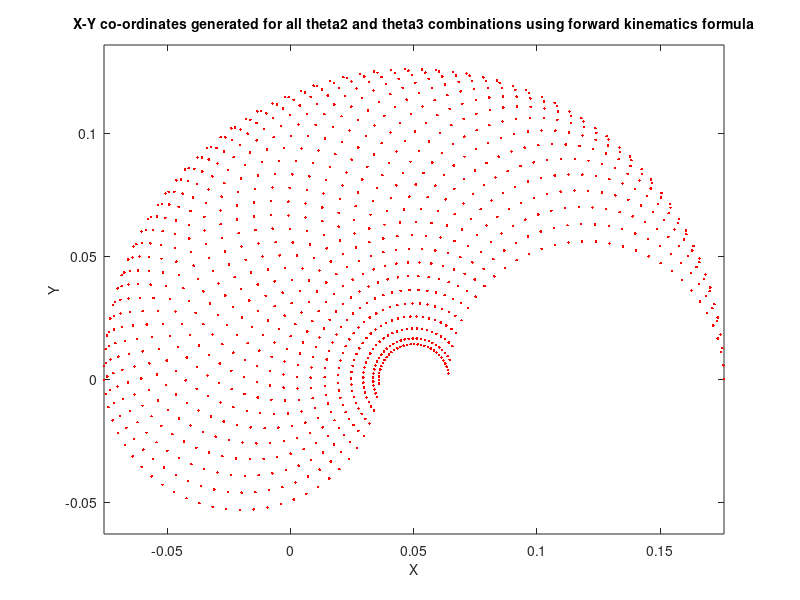

This figure's MATLAB source:
l1 = 0.050; % length of first arm
l2 = 0.070; % length of second arm
l3 = 0.056; 

theta2 = 0:0.1:pi; % all possible theta1 values
theta3 = 0:0.1:pi; % all possible theta2 values


[THETA2, THETA3] = meshgrid(theta2, theta3); % generate a grid of theta1 and theta2 values
 
X = l1 + l2 * cos(THETA2) + l3 * cos(THETA2 + THETA3); % compute x coordinates
Y =  l2 * sin(THETA2) + l3 * sin(THETA2 + THETA3); % compute y coordinates


data1 = [X(:) Y(:) THETA2(:)]; % create x-y-theta2 dataset
data2 = [X(:) Y(:) THETA3(:)]; % create x-y-theta3 dataset


 plot(X(:), Y(:), 'r.');
  axis equal;
  xlabel('X','fontsize',10)
  ylabel('Y','fontsize',10)
  title('X-Y co-ordinates generated for all theta2 and theta3 combinations using forward kinematics formula','fontsize',10)